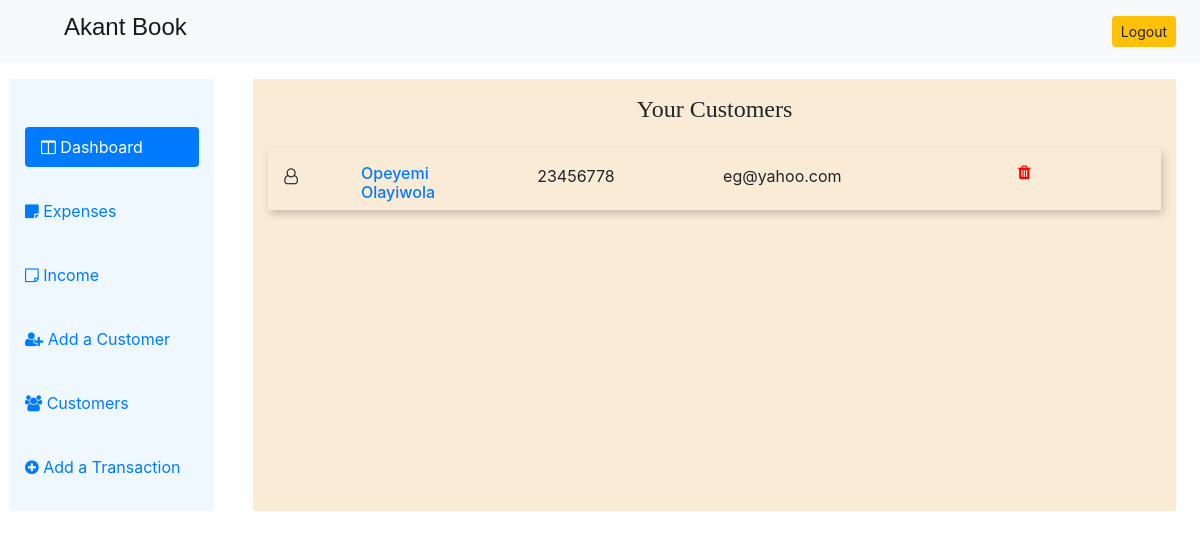
Page /customers (signed in) on the earlier database version.
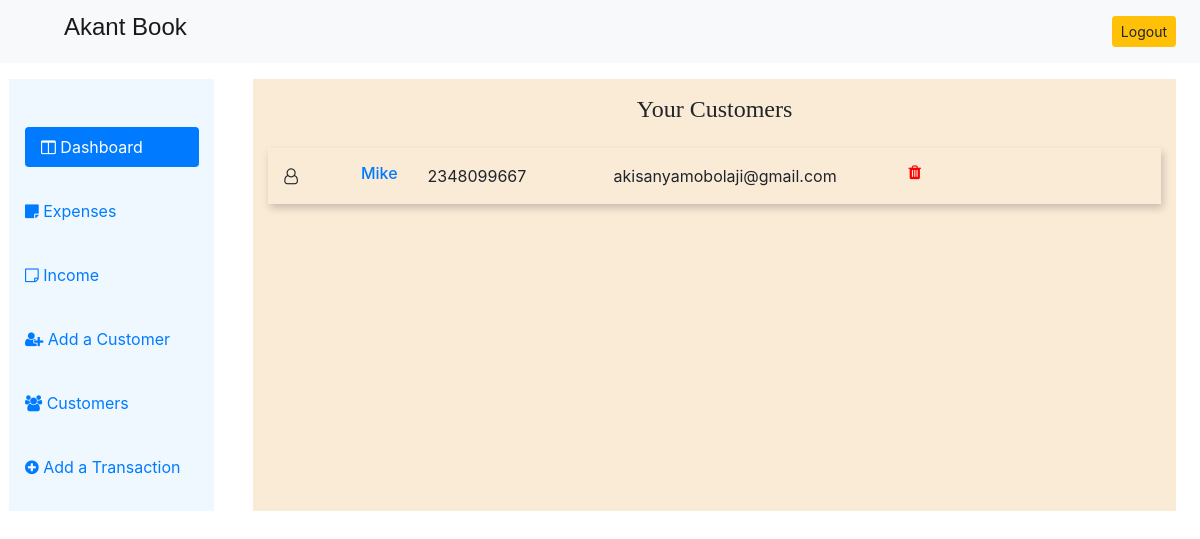
Same page on the later database version.
### core/models.py (models this page shows, shortened)
class Customer(models.Model):
    customer_name = models.CharField(max_length=100)
    customer_phone_number = models.IntegerField()
    email = models.EmailField(max_length=254)
    Description = models.TextField(max_length=500)
    slug = models.SlugField(unique=True,)
    def get_absolute_url(self):
        return reverse("customerDetails", kwargs={"slug": self.slug})

### core/views.py (the view)
# urls.py: path('customers', customerView, name='customers'),
@login_required
def customerView(request):
    customers = Customer.objects.all()
    context = {
        'customers': customers
    }
    return render(request, 'customer.html', context)

### templates/customer.html (shortened to what this page needs)
{% extends 'base.html' %}
{% load crispy_forms_tags %}
{% block content %}
<div class="row mt-3">
            <nav class="nav nav-pills flex-column ml-4  col-md-2" style="background-color:aliceblue">
                <a href="{% url 'dashboard' %}" class="nav-item nav-link active mb-4 ml-3 mt-5">
                    <i class="fa fa-columns" ></i> Dashboard
                </a>
                <a href="{% url 'expenses' %}" class="nav-item nav-link mb-4">
                    <i class="fa fa-sticky-note"></i> Expenses
                </a>
                <a href="{% url 'income' %}" class="nav-item nav-link mb-4">
                    <i class="fa fa-sticky-note-o" ></i> Income
                </a>
                <a href="{% url 'add-customer' %}" class="nav-item nav-link mb-4">
                    <i class="fa fa-user-plus"></i> Add a Customer
                </a>
                <a href="{% url 'customers' %}" class="nav-item nav-link  mb-4">
                    <i class="fa fa-users"></i> Customers
                </a>
                <a href="{% url 'add-transaction' %}" class="nav-item nav-link  mb-4">
                    <i class="fa fa-plus-circle"></i> Add a Transaction
                </a>
            </nav>
            <div style="background-color:antiquewhite" class="container col-md-9 ">
                    <h4 style="font-family:Cambria, Cochin, Georgia, Times, 'Times New Roman', serif" class='mt-3 text-center mb-4'>Your Customers</h4>
                    {% for customer in customers %}
                    <div  class='container mb-3' style="box-shadow: 2px 4px 8px 0 rgba(0, 0, 0, 0.2);">
                        <div class='row'>
                            <div class='ml-3 mt-3'>
                                <i class="fa fa-user-o" aria-hidden="true"></i>
                            </div>
                            <div class='ml-5 col-md-10 mt-3'>
                                <div class='row'>
                                <a href='{{customer.get_absolute_url}}'>
                                    <h6 class='col-md-3'> {{ customer.customer_name }} </h6> </a>
                                    <p class='col-md-3'> {{ customer.customer_phone_number }} </p>
                                    <p class='col-md-5'> {{ customer.email }} </p>
                                    <a style="color:red;" href="">
                                        <i class="fa fa-trash float-right"></i>
                                    </a>
                                </div>
                            </div>
                        </div>
                    </div>
                    {% endfor %}
            </div>
</div>
{% endblock %}

### templates/base.html (shortened to what this page needs)
{% load static %}
<!DOCTYPE html>
<html lang="en">
<head>
    <link rel="stylesheet" href="https://stackpath.bootstrapcdn.com/bootstrap/4.4.1/css/bootstrap.min.css"
>
    <link rel="stylesheet" href="https://cdnjs.cloudflare.com/ajax/libs/font-awesome/4.7.0/css/font-awesome.min.css">
    <link rel="stylesheet" type="text/css" href="{% static 'css/main.css' %}">
</head>
<body>
    <nav class="navbar navbar-expand-md navbar-light bg-light">
        <a href="#" class="navbar-brand ml-5">
            <h4 style='font-family:sans-serif'> Akant Book</h4>
        </a>
        <div class="collapse navbar-collapse" id="navbarCollapse">
            <div class="navbar-nav ml-auto justify-content-">
                    {% if request.user.is_authenticated %}
                        <a class="nav-link" href="{% url 'account_logout' %}">
                            <span class="clearfix d-none d-sm-inline-block btn btn-sm btn-warning"> Logout </span>
                        </a>
                    {% endif %}
            </div>
        </div>
    </nav>
{% block content %}
{% endblock content %}
</body>
</html>
</body>
</html>
</body>
</html>

Differences in the rows shown:
removed Customer: customer_name "Opeyemi Olayiwola", customer_phone_number "23456778", email "eg@yahoo.com"
added Customer: customer_name "Mike", customer_phone_number "2348099667", email "akisanyamobolaji@gmail.com"
